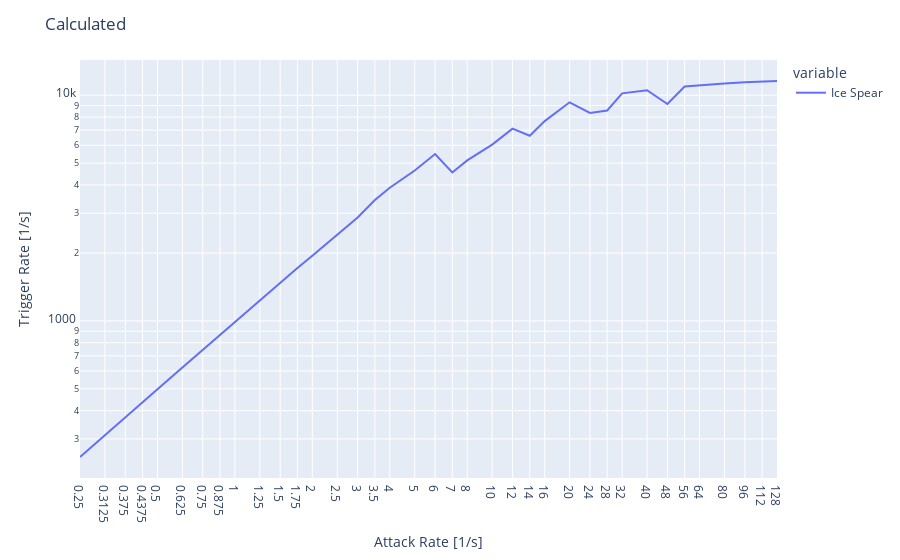
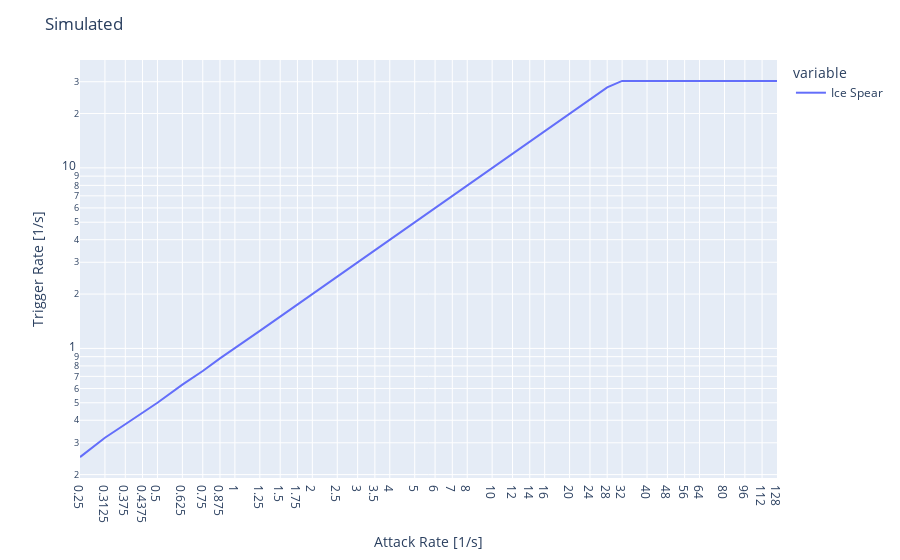
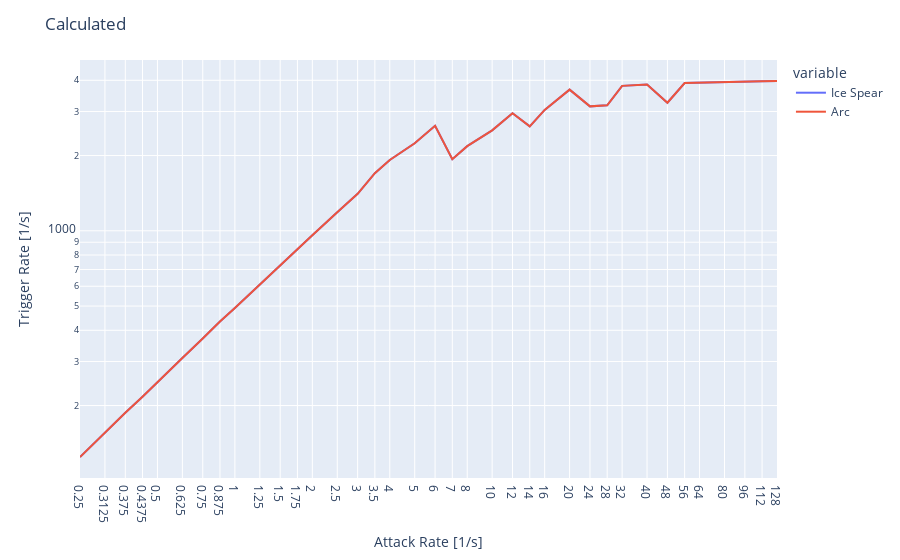
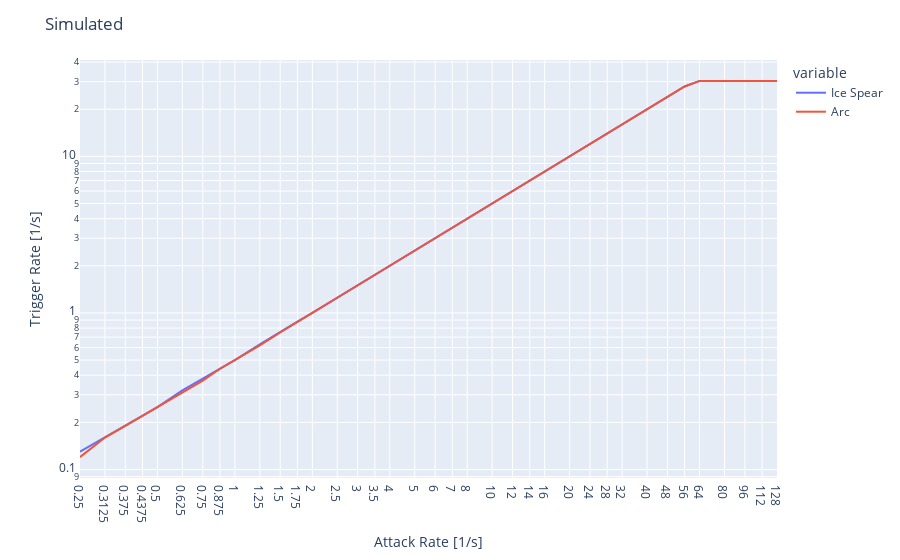

Notebook source saved alongside these figures, in order:
### Code cell
from multiprocessing import Pool
import plotly.express as px
import pandas as pd

from skill_rota_worker import *

def test_variety():
  """ compares a variety of skill sets"""
  skill_sets = [
    [Skill('Ice Spear', 0)],
    [Skill('Ice Spear', 0), Skill('Arc', 0)],
    [Skill('Frost Bomb', 2.5), Skill('Arc', 0)],
    [Skill('Ice Spear', 0), Skill('Frost Bomb', 2.5)],
    [Skill('Frost Bomb', 2.5), Skill('Arc', 0), Skill('Ice Spear', 0)],
  ]
  atk_rates = subsample([.25, .5, 1, 2, 4, 8, 16, 32, 64, 128], depth=2)

  for skills in skill_sets:
    plot_skills(skills, atk_rates)

def test_interesting():
  """ compares interesting parts a skill set """
  skill_sets = [
    [Skill('Ice Spear', 0)],
    [Skill('Ice Spear', 0), Skill('Arc', 0)],
    [Skill('Frost Bomb', 2.5), Skill('Arc', 0)],
    [Skill('Ice Spear', 0), Skill('Frost Bomb', 2.5)],
    [Skill('Frost Bomb', 2.5), Skill('Arc', 0), Skill('Ice Spear', 0)],
  ]
  atk_rates = subsample([4, 8, 16, 32, 64], depth=6)
  for skills in skill_sets:
    plot_skills(skills, atk_rates)
  
def test_transition():
  """ compares at the attack speed where the two heuristics are swapped, to verify that the transition is smooth """
  skill_sets = [
    [Skill('Ice Spear', 0)],
    [Skill('Ice Spear', 0), Skill('Arc', 0)],
    [Skill('Frost Bomb', 2.5), Skill('Arc', 0)],
    [Skill('Ice Spear', 0), Skill('Frost Bomb', 2.5)],
    [Skill('Frost Bomb', 2.5), Skill('Arc', 0), Skill('Ice Spear', 0)],
  ]
  atk_rates = subsample([.5, .75, 1, 1.5], depth=6)
  for skills in skill_sets:
    plot_skills(skills, atk_rates)

def test_parameterized_ice_spear_data_only(akt: float, cdt: float) -> t.Tuple[t.List[float], t.List[float]]:
  skills = [Skill('Ice Spear', 0), Skill('Frost Bomb', 0)]
  data = SkillSetDef(stt = 0.033, akt = akt, cdt = cdt, skills = skills)
  calc, sim = exec(data)
  return [1/x for x in calc], [1/x for x in sim]

def test_reproduce_issue_6492():
  print(test_parameterized_ice_spear_data_only(1/7.575, 1/7.575))
def test_reproduce_issue_6492_lo():
  print(test_parameterized_ice_spear_data_only(1/6, 1/7.575))
def test_reproduce_issue_6492_hi():
  print(test_parameterized_ice_spear_data_only(1/8, 1/7.575))

def test_reproduce_issue_6492_band():
  skills = [Skill('Ice Spear', 0), Skill('Frost Bomb', 0)]
  rates = subsample([2, 4, 6, 7.575, 8, 10], depth=3)
  cdr = 7.575
  plot_skills(skills, rates, cdr)

if __name__ == "__main__":
  pd.options.plotting.backend = "plotly"
  test_variety()
  #test_interesting()
  #test_transition()
  #test_reproduce_issue_6492_hi()
  #test_reproduce_issue_6492_band()

### Figure 1 — Plotly figure (JSON) as saved in the notebook; plotly's stock layout.template omitted (floating-point values rounded to 4 significant figures)
{"data": [{"hovertemplate": "variable=Ice Spear<br>index=%{x}<br>value=%{y}<extra></extra>", "legendgroup": "Ice Spear", "line": {"color": "#636efa", "dash": "solid"}, "marker": {"symbol": "circle"}, "mode": "lines", "name": "Ice Spear", "orientation": "v", "showlegend": true, "type": "scatter", "x": [0.25, 0.3125, 0.375, 0.4375, 0.5, 0.625, 0.75, 0.875, 1, 1.25, 1.5, 1.75, 2, 2.5, 3, 3.5, 4, 5, 6, 7, 8, 10, 12, 14, 16, 20, 24, 28, 32, 40, 48, 56, 64, 80, 96, 112, 128], "xaxis": "x", "y": [249.2, 312.5, 374.6, 435.2, 498.4, 621.7, 744.5, 870.4, 988.6, 1231.0, 1471.0, 1716.0, 1946.0, 2413.0, 2872.0, 3432.0, 3891.0, 4640.0, 5484.0, 4547.0, 5141.0, 6042.0, 7109.0, 6613.0, 7678.0, 9302.0, 8345.0, 8557.0, 10190.0, 10530.0, 9139.0, 10940.0, 11070.0, 11270.0, 11400.0, 11500.0, 11570.0], "yaxis": "y"}], "layout": {"legend": {"title": {"text": "variable"}, "tracegroupgap": 0}, "margin": {"t": 60}, "title": {"text": "Calculated"}, "xaxis": {"anchor": "y", "domain": [0, 1], "tickvals": [0.25, 0.3125, 0.375, 0.4375, 0.5, 0.625, 0.75, 0.875, 1, 1.25, 1.5, 1.75, 2, 2.5, 3, 3.5, 4, 5, 6, 7, 8, 10, 12, 14, 16, 20, 24, 28, 32, 40, 48, 56, 64, 80, 96, 112, 128], "title": {"text": "Attack Rate [1/s]"}, "type": "log"}, "yaxis": {"anchor": "x", "domain": [0, 1], "title": {"text": "Trigger Rate [1/s]"}, "type": "log"}}}

### Figure 2 — Plotly figure (JSON) as saved in the notebook; plotly's stock layout.template omitted (floating-point values rounded to 4 significant figures)
{"data": [{"hovertemplate": "variable=Ice Spear<br>index=%{x}<br>value=%{y}<extra></extra>", "legendgroup": "Ice Spear", "line": {"color": "#636efa", "dash": "solid"}, "marker": {"symbol": "circle"}, "mode": "lines", "name": "Ice Spear", "orientation": "v", "showlegend": true, "type": "scatter", "x": [0.25, 0.3125, 0.375, 0.4375, 0.5, 0.625, 0.75, 0.875, 1, 1.25, 1.5, 1.75, 2, 2.5, 3, 3.5, 4, 5, 6, 7, 8, 10, 12, 14, 16, 20, 24, 28, 32, 40, 48, 56, 64, 80, 96, 112, 128], "xaxis": "x", "y": [0.25, 0.32, 0.38, 0.44, 0.5, 0.63, 0.75, 0.88, 1.0, 1.25, 1.5, 1.75, 2.0, 2.5, 3.0, 3.5, 4.0, 5.0, 6.0, 7.0, 8.0, 10.0, 12.0, 13.99, 16.0, 19.99, 23.99, 27.94, 30.31, 30.32, 30.31, 30.31, 30.32, 30.32, 30.32, 30.32, 30.32], "yaxis": "y"}], "layout": {"legend": {"title": {"text": "variable"}, "tracegroupgap": 0}, "margin": {"t": 60}, "title": {"text": "Simulated"}, "xaxis": {"anchor": "y", "domain": [0, 1], "tickvals": [0.25, 0.3125, 0.375, 0.4375, 0.5, 0.625, 0.75, 0.875, 1, 1.25, 1.5, 1.75, 2, 2.5, 3, 3.5, 4, 5, 6, 7, 8, 10, 12, 14, 16, 20, 24, 28, 32, 40, 48, 56, 64, 80, 96, 112, 128], "title": {"text": "Attack Rate [1/s]"}, "type": "log"}, "yaxis": {"anchor": "x", "domain": [0, 1], "title": {"text": "Trigger Rate [1/s]"}, "type": "log"}}}

### Figure 3 — Plotly figure (JSON) as saved in the notebook; plotly's stock layout.template omitted (floating-point values rounded to 4 significant figures)
{"data": [{"hovertemplate": "variable=Ice Spear<br>index=%{x}<br>value=%{y}<extra></extra>", "legendgroup": "Ice Spear", "line": {"color": "#636efa", "dash": "solid"}, "marker": {"symbol": "circle"}, "mode": "lines", "name": "Ice Spear", "orientation": "v", "showlegend": true, "type": "scatter", "x": [0.25, 0.3125, 0.375, 0.4375, 0.5, 0.625, 0.75, 0.875, 1, 1.25, 1.5, 1.75, 2, 2.5, 3, 3.5, 4, 5, 6, 7, 8, 10, 12, 14, 16, 20, 24, 28, 32, 40, 48, 56, 64, 80, 96, 112, 128], "xaxis": "x", "y": [124.4, 156.2, 187.2, 217.0, 248.8, 310.0, 370.9, 434.0, 491.5, 610.7, 728.4, 849.8, 959.7, 1186.0, 1406.0, 1700.0, 1919.0, 2240.0, 2629.0, 1935.0, 2181.0, 2522.0, 2953.0, 2616.0, 3046.0, 3670.0, 3146.0, 3176.0, 3800.0, 3846.0, 3253.0, 3900.0, 3917.0, 3941.0, 3957.0, 3969.0, 3978.0], "yaxis": "y"}, {"hovertemplate": "variable=Arc<br>index=%{x}<br>value=%{y}<extra></extra>", "legendgroup": "Arc", "line": {"color": "#EF553B", "dash": "solid"}, "marker": {"symbol": "circle"}, "mode": "lines", "name": "Arc", "orientation": "v", "showlegend": true, "type": "scatter", "x": [0.25, 0.3125, 0.375, 0.4375, 0.5, 0.625, 0.75, 0.875, 1, 1.25, 1.5, 1.75, 2, 2.5, 3, 3.5, 4, 5, 6, 7, 8, 10, 12, 14, 16, 20, 24, 28, 32, 40, 48, 56, 64, 80, 96, 112, 128], "xaxis": "x", "y": [124.4, 156.2, 187.2, 217.0, 248.8, 310.0, 370.9, 434.0, 491.5, 610.7, 728.4, 849.8, 959.7, 1186.0, 1406.0, 1700.0, 1919.0, 2240.0, 2629.0, 1935.0, 2181.0, 2522.0, 2953.0, 2616.0, 3046.0, 3670.0, 3146.0, 3176.0, 3800.0, 3846.0, 3253.0, 3900.0, 3917.0, 3941.0, 3957.0, 3969.0, 3978.0], "yaxis": "y"}], "layout": {"legend": {"title": {"text": "variable"}, "tracegroupgap": 0}, "margin": {"t": 60}, "title": {"text": "Calculated"}, "xaxis": {"anchor": "y", "domain": [0, 1], "tickvals": [0.25, 0.3125, 0.375, 0.4375, 0.5, 0.625, 0.75, 0.875, 1, 1.25, 1.5, 1.75, 2, 2.5, 3, 3.5, 4, 5, 6, 7, 8, 10, 12, 14, 16, 20, 24, 28, 32, 40, 48, 56, 64, 80, 96, 112, 128], "title": {"text": "Attack Rate [1/s]"}, "type": "log"}, "yaxis": {"anchor": "x", "domain": [0, 1], "title": {"text": "Trigger Rate [1/s]"}, "type": "log"}}}

### Figure 4 — Plotly figure (JSON) as saved in the notebook; plotly's stock layout.template omitted (floating-point values rounded to 4 significant figures)
{"data": [{"hovertemplate": "variable=Ice Spear<br>index=%{x}<br>value=%{y}<extra></extra>", "legendgroup": "Ice Spear", "line": {"color": "#636efa", "dash": "solid"}, "marker": {"symbol": "circle"}, "mode": "lines", "name": "Ice Spear", "orientation": "v", "showlegend": true, "type": "scatter", "x": [0.25, 0.3125, 0.375, 0.4375, 0.5, 0.625, 0.75, 0.875, 1, 1.25, 1.5, 1.75, 2, 2.5, 3, 3.5, 4, 5, 6, 7, 8, 10, 12, 14, 16, 20, 24, 28, 32, 40, 48, 56, 64, 80, 96, 112, 128], "xaxis": "x", "y": [0.13, 0.16, 0.19, 0.22, 0.25, 0.32, 0.38, 0.44, 0.5, 0.63, 0.75, 0.88, 1.0, 1.25, 1.5, 1.75, 2.0, 2.5, 3.0, 3.5, 4.0, 5.0, 6.0, 7.0, 8.0, 10.0, 12.0, 13.97, 15.98, 19.98, 23.93, 27.94, 30.31, 30.31, 30.31, 30.32, 30.32], "yaxis": "y"}, {"hovertemplate": "variable=Arc<br>index=%{x}<br>value=%{y}<extra></extra>", "legendgroup": "Arc", "line": {"color": "#EF553B", "dash": "solid"}, "marker": {"symbol": "circle"}, "mode": "lines", "name": "Arc", "orientation": "v", "showlegend": true, "type": "scatter", "x": [0.25, 0.3125, 0.375, 0.4375, 0.5, 0.625, 0.75, 0.875, 1, 1.25, 1.5, 1.75, 2, 2.5, 3, 3.5, 4, 5, 6, 7, 8, 10, 12, 14, 16, 20, 24, 28, 32, 40, 48, 56, 64, 80, 96, 112, 128], "xaxis": "x", "y": [0.12, 0.16, 0.19, 0.22, 0.25, 0.31, 0.37, 0.44, 0.5, 0.62, 0.75, 0.87, 1.0, 1.25, 1.5, 1.75, 2.0, 2.5, 3.0, 3.5, 4.0, 5.0, 6.0, 6.99, 8.0, 9.99, 11.99, 13.97, 15.97, 19.98, 23.92, 27.93, 30.31, 30.31, 30.31, 30.31, 30.31], "yaxis": "y"}], "layout": {"legend": {"title": {"text": "variable"}, "tracegroupgap": 0}, "margin": {"t": 60}, "title": {"text": "Simulated"}, "xaxis": {"anchor": "y", "domain": [0, 1], "tickvals": [0.25, 0.3125, 0.375, 0.4375, 0.5, 0.625, 0.75, 0.875, 1, 1.25, 1.5, 1.75, 2, 2.5, 3, 3.5, 4, 5, 6, 7, 8, 10, 12, 14, 16, 20, 24, 28, 32, 40, 48, 56, 64, 80, 96, 112, 128], "title": {"text": "Attack Rate [1/s]"}, "type": "log"}, "yaxis": {"anchor": "x", "domain": [0, 1], "title": {"text": "Trigger Rate [1/s]"}, "type": "log"}}}
